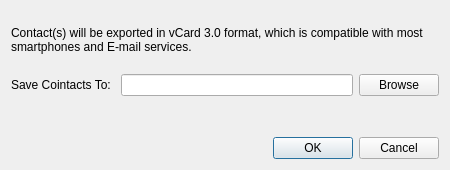
<?xml version="1.0" encoding="UTF-8"?>
<ui version="4.0">
 <class>ExportDialog</class>
 <widget class="QDialog" name="ExportDialog">
  <property name="geometry">
   <rect>
    <x>0</x>
    <y>0</y>
    <width>450</width>
    <height>170</height>
   </rect>
  </property>
  <property name="sizePolicy">
   <sizepolicy hsizetype="Preferred" vsizetype="Preferred">
    <horstretch>0</horstretch>
    <verstretch>0</verstretch>
   </sizepolicy>
  </property>
  <property name="minimumSize">
   <size>
    <width>450</width>
    <height>170</height>
   </size>
  </property>
  <property name="maximumSize">
   <size>
    <width>450</width>
    <height>170</height>
   </size>
  </property>
  <property name="windowTitle">
   <string>Dialog</string>
  </property>
  <layout class="QVBoxLayout" name="verticalLayout">
   <item>
    <widget class="QLabel" name="label">
     <property name="text">
      <string>Contact(s) will be exported in vCard 3.0 format, which is compatible with most smartphones and E-mail services.</string>
     </property>
     <property name="wordWrap">
      <bool>true</bool>
     </property>
    </widget>
   </item>
   <item>
    <layout class="QFormLayout" name="formLayout_2">
     <property name="fieldGrowthPolicy">
      <enum>QFormLayout::AllNonFixedFieldsGrow</enum>
     </property>
     <item row="0" column="0">
      <widget class="QLabel" name="exportLocationLabel">
       <property name="text">
        <string>Save Cointacts To: </string>
       </property>
      </widget>
     </item>
     <item row="0" column="1">
      <layout class="QHBoxLayout" name="horizontalLayout">
       <item>
        <widget class="QLineEdit" name="exportLocationLineEdit">
         <property name="readOnly">
          <bool>true</bool>
         </property>
        </widget>
       </item>
       <item>
        <widget class="QPushButton" name="browseButton">
         <property name="text">
          <string>Browse</string>
         </property>
        </widget>
       </item>
      </layout>
     </item>
    </layout>
   </item>
   <item>
    <widget class="QDialogButtonBox" name="buttonBox">
     <property name="orientation">
      <enum>Qt::Horizontal</enum>
     </property>
     <property name="standardButtons">
      <set>QDialogButtonBox::Cancel|QDialogButtonBox::Ok</set>
     </property>
    </widget>
   </item>
  </layout>
 </widget>
 <resources/>
 <connections>
  <connection>
   <sender>buttonBox</sender>
   <signal>accepted()</signal>
   <receiver>ExportDialog</receiver>
   <slot>accept()</slot>
   <hints>
    <hint type="sourcelabel">
     <x>248</x>
     <y>254</y>
    </hint>
    <hint type="destinationlabel">
     <x>157</x>
     <y>274</y>
    </hint>
   </hints>
  </connection>
  <connection>
   <sender>buttonBox</sender>
   <signal>rejected()</signal>
   <receiver>ExportDialog</receiver>
   <slot>reject()</slot>
   <hints>
    <hint type="sourcelabel">
     <x>316</x>
     <y>260</y>
    </hint>
    <hint type="destinationlabel">
     <x>286</x>
     <y>274</y>
    </hint>
   </hints>
  </connection>
 </connections>
</ui>
